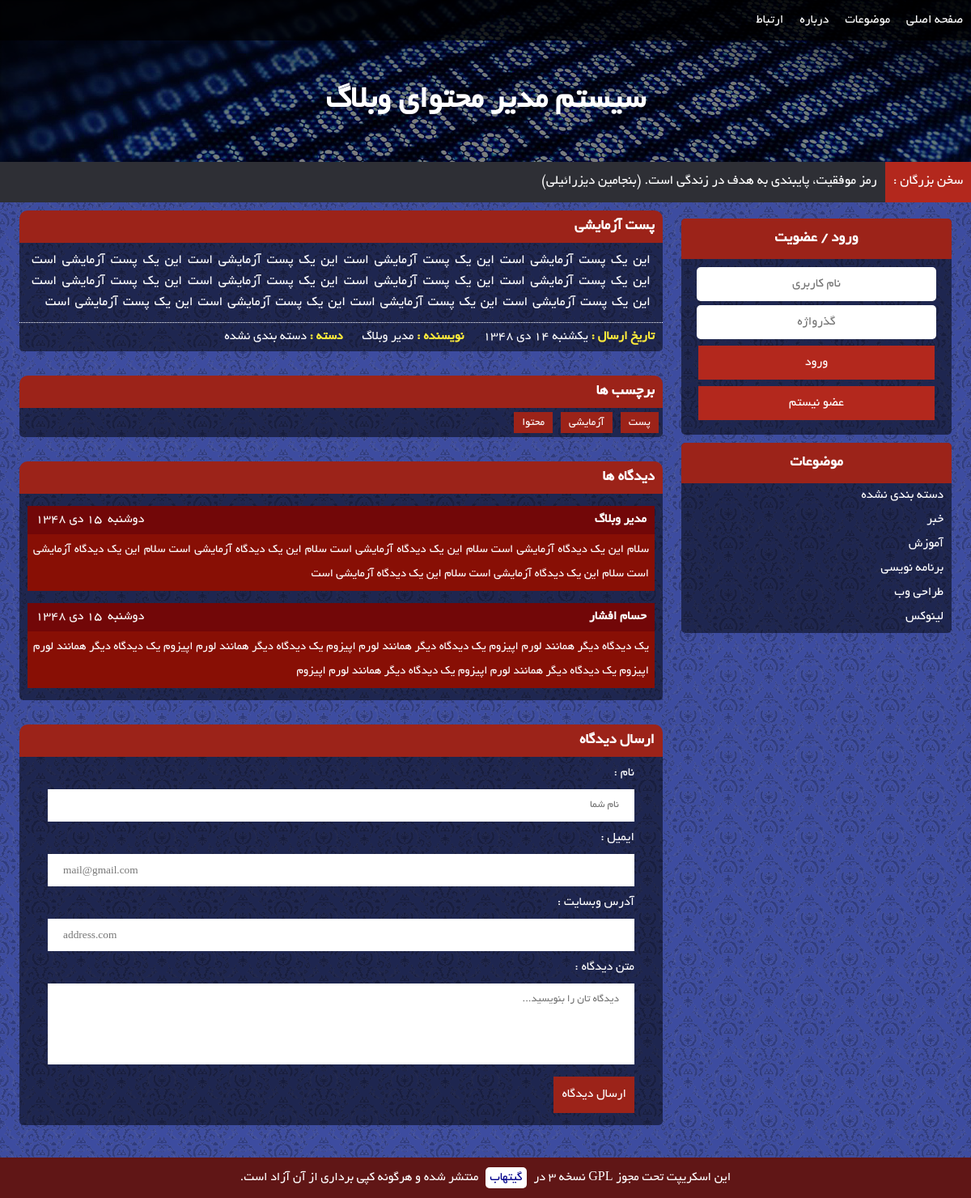
The page /post.php?id=1 on the database its author committed.
### tables this page shows
CREATE TABLE `CATS` (
  `ID` int(10) UNSIGNED NOT NULL,
  `NAME` varchar(30) NOT NULL
);

CREATE TABLE `POSTS` (
  `ID` int(11) UNSIGNED NOT NULL,
  `AUTHOR` int(11) NOT NULL,
  `TITLE` varchar(100) NOT NULL,
  `STEXT` text NOT NULL,
  `FTEXT` text NOT NULL,
  `TYPE` tinyint(1) UNSIGNED ZEROFILL NOT NULL,
  `CAT` int(10) UNSIGNED NOT NULL DEFAULT '0',
  `TIME` int(11) UNSIGNED NOT NULL,
  `TAGS` text NOT NULL,
  `LINK` varchar(30) NOT NULL
);

CREATE TABLE `COMMENTS` (
  `ID` int(10) UNSIGNED NOT NULL,
  `TYPE` tinyint(3) UNSIGNED NOT NULL DEFAULT '0',
  `SENDER` int(10) UNSIGNED NOT NULL DEFAULT '0',
  `POST` int(10) UNSIGNED NOT NULL,
  `NAME` varchar(50) NOT NULL,
  `EMAIL` varchar(60) NOT NULL,
  `WEB` varchar(60) NOT NULL,
  `TXT` text NOT NULL,
  `TIME` int(11) NOT NULL
);

CREATE TABLE `USERS` (
  `ID` int(11) UNSIGNED NOT NULL,
  `USER` varchar(24) NOT NULL,
  `NAME` varchar(24) NOT NULL,
  `PASS` char(32) NOT NULL,
  `EMAIL` varchar(60) NOT NULL,
  `WEB` varchar(60) NOT NULL,
  `GRP` tinyint(1) UNSIGNED ZEROFILL NOT NULL DEFAULT '1'
);

### includes/config.php (called while the page is built)
<?php
	$CONF = array(
		'remoteurl'	=>	'localhost',
		'dbuser'		=>	'root',
		'dbpass'		=>	'123456789',
		'dbname'		=>	'blog',
		'SITE_TITLE'	=>	'سیستم مدیر محتوای وبلاگ',
	);
	$TEXTS = array(
		'بهتر است روی پای خود بمیری تا روی زانو‌هایت زندگی کنی. (رودی)',
		'بر روی زمین چیزی بزرگتر از انسان نیست و در انسان چیزی بزرگتر از فکر او. (همیلتون)',
		'عمر آنقدر کوتاه است که نمی‌ارزد آدم حقیر و کوچک بماند. (دیزرائیلی)',
		'افراد شجاع فرصت می آفرینند .ترسوها و ضعفا منتظر فرصت می نشینند.(گوته)',
		'هر انسانی مرتکب اشتباه می شود ؛اما فقط انسان های احمق اشتباه خود را تکرار می کنند.(سیسرون)',
		'اگر در قدم اول موفقیت نصیب ما می شد، سعی و عمل دیگر معنایی نداشت.(موریس مترلینگ)',
		'کسی که شهامت قبول خطر را نداشته باشد، در زندگی به مقصود نخواهد رسید. (محمد علی كلی)',
		' آدمی ساخته‌ی افکار خویش است فردا همان خواهد شد که امروز می‌اندیشیده است. (مترلینگ)',
		'انسان همان چیزی است که باور دارد. (آنتوان چخوف)',
		'از دست دادن امیدی پوچ و محال، خود موفقیت و پیشرفتی بزرگ است. (شکسپیر)',
		'موفقیت بر روی ستون های شکست شکل می گیرد. (سری چتری)',
		'شکست یک عامل نیروبخش است، نه یک بازدارنده؛ هر شکست بذری از موفقیت در دل دارد. (ناپلئون هیل)',
		'کارایی اساس بقا است، اما لازمه موفقیت ثمربخش بودن است. (جان ماکسول)',
		'هرکس خواهان موفقیت است باید یاد بگیرد که ناکامی جزء حتمی فرایند پیشرفت است. (برادرز)',
		'موفقیت تنها نصیب معدودی می شود و این درحالی است که کثیری از مردم در رویای موفقیت به سر می برند. (جان جانسون)',
		'رمز موفقیت، پایبندی به هدف در زندگی است. (بنجامین دیزرائیلی)',
		'نخستین قانون موفقیت، تمرکز است. (ویلیام ماتیوس)',
		'بزرگ ترین موفقیت عبارت است از اعتماد یا سازش کامل بین اشخاص صمیمی. (رالف والدو امرسون)',
		'اگر کسی استعداد طبیعی داشته باشد بازهم باید برای موفقیت تمرین کند و آماده شود. (جان ماکسول)',
		'موفقیت برای اشخاص کم ظرفیت مقدمه گستاخی است. (مثل ایتالیایی)',
		'از موفقیت دیگران همان اندازه خوشحال باش که از موفقیت خودت خشنود می شوی. (کریستین لارسون)',
		'به یاد داشته باش که برای موفقیت، بیش از هر چیز به اراده و تصمیم نیاز داری. (آبراهام لینکلن)',
		'موفقیت در آرزوها، نسبت مستقیم با قدرت اراده ما دارد. (دیل کارنگی)',
		'به جای اینکه سعی کنید مرد موفقیت باشید، سعی کنید مرد ارزش ها باشید. (آلبرت اینشتین)',
		'هر موفقیت بزرگی نتیجه هزاران تلاش کوچک و عادی است که مورد توجه و ستایش دیگران قرار نمی گیرد. (برایان تریسی)'
	);
?>

### includes/PersianCalendar.php (called while the page is built, shortened)
<?php
function mds_date($format, $when="now", $persianNumber = 0)
{
	$TZhours=0;
	$TZminute=0;
	$result="";
	if($when=="now"){
		$year=date("Y");
		$month=date("m");
		$day=date("d");
		list( $Dyear, $Dmonth, $Dday ) = gregorian_to_mds($year, $month, $day);
		$when=mktime(date("H")+$TZhours,date("i")+$TZminute,date("s"),date("m"),date("d"),date("Y"));
	}else{
		$when+=$TZhours*3600+$TZminute*60;
		$date=date("Y-m-d",$when);
		list( $year, $month, $day ) = preg_split ( '/-/', $date );
		list( $Dyear, $Dmonth, $Dday ) = gregorian_to_mds($year, $month, $day);
		}
	$need= $when;
	$year=date("Y",$need);
	$month=date("m",$need);
	$day=date("d",$need);
	$i=0;
	$subtypetemp="";
	list( $Dyear, $Dmonth, $Dday ) = gregorian_to_mds($year, $month, $day);
	while($i<strlen($format))
	{
		$subtype=substr($format,$i,1);
		switch ($subtype)
		{
			case"F":
				$result.=monthname($Dmonth);
				break;
			case "j":
				$result1=$Dday;
				if($persianNumber==1) $result.=Convertnumber2farsi($result1);
				else $result.=$result1;
				break;
			case "l":
				$result1=date("l",$need);
				if($result1=="Saturday") $result1="&#1588;&#1606;&#1576;&#1607;";
				else if($result1=="Sunday") $result1="&#1610;&#1603;&#1588;&#1606;&#1576;&#1607;";
				else if($result1=="Monday") $result1="&#1583;&#1608;&#1588;&#1606;&#1576;&#1607;";
				$result.=$result1;
				break;
			case "Y":
				$result1=$Dyear;
				if($persianNumber==1) $result.=Convertnumber2farsi($result1);
				else $result.=$result1;
				break;
			default:
				$result.=$subtype;
		}
		$subtypetemp=substr($format,$i,1);
	$i++;
	}
	return $result;
}
function monthname($month)
{
    if($month=="10") return "&#1583;&#1610;";
}
function div($a,$b)
{
    return (int) ($a / $b);
}
function gregorian_to_mds ($g_y, $g_m, $g_d)
{
    $g_days_in_month = array(31, 28, 31, 30, 31, 30, 31, 31, 30, 31, 30, 31);
    $m_days_in_month = array(31, 31, 31, 31, 31, 31, 30, 30, 30, 30, 30, 29);
   $gy = $g_y-1600;
   $gm = $g_m-1;
   $gd = $g_d-1;
   $g_day_no = 365*$gy+div($gy+3,4)-div($gy+99,100)+div($gy+399,400);
   for ($i=0; $i < $gm; ++$i)
      $g_day_no += $g_days_in_month[$i];
   $g_day_no += $gd;
   $m_day_no = $g_day_no-79;
   $j_np = div($m_day_no, 12053);
   $m_day_no = $m_day_no % 12053;
   $jy = 979+33*$j_np+4*div($m_day_no,1461);
   $m_day_no %= 1461;
   if ($m_day_no >= 366) {
      $jy += div($m_day_no-1, 365);
      $m_day_no = ($m_day_no-1)%365;
   }
   for ($i = 0; $i < 11 && $m_day_no >= $m_days_in_month[$i]; ++$i)
      $m_day_no -= $m_days_in_month[$i];
   $jm = $i+1;
   $jd = $m_day_no+1;
   return array($jy, $jm, $jd);
}
?>

### post.php (the view)
<?php
	require_once('includes/functions.php');
	if( !isset($_POST['A']) )
		require_once('header.php');
	if( isset($_GET['id']) && (int)$_GET['id']>0 )
	{
		$POSTID = scape((int)$_GET['id']);
		$GET_POST = $SQL->query("SELECT P.ID,P.TITLE,P.STEXT,P.FTEXT,P.TIME,P.TAGS,U.USER,U.NAME AS AUTHOR,C.ID,C.NAME AS CNAME FROM POSTS AS P, USERS AS U, CATS AS C WHERE P.AUTHOR=U.ID AND P.CAT=C.ID AND P.ID=".$POSTID.";");
		if( $GET_POST!==FALSE AND $GET_POST->num_rows==1 )
		{
			$P = $GET_POST->fetch_assoc();
		?>
			<div class="singlepost">
				<div class="postsec">
					<h3><?php eecho($P['TITLE']); ?></h3>
					<div>
						<p class="post-text"><?php eecho($P['STEXT']); ?></p>
						<div class="postfooter">
							<span><strong>تاریخ ارسال : </strong><?php echo mds_date("l  j F Y",$P['TIME']); ?></span>
							<span><strong>نویسنده : </strong><?php eecho($P['AUTHOR']); ?></span>
							<span><strong>دسته : </strong><?php eecho($P['CNAME']); ?></span>
						</div>
					</div>
				</div>
			<?php if( $P['TAGS']!=='' )
			{	?>
				<div class="tags">
					<h3>برچسب ها</h3>
					<div><ul>
						<?php
							$TAGS = explode('+', $P['TAGS']);
							foreach ($TAGS as $TAG)
							{
								echo '<a href="tags.php?N='.$TAG.'"><li>'.$TAG.'</li></a>';
							}	?>
					</ul></div>
				</div>
	<?php }
			$GET_CMNT = $SQL->query("SELECT C.ID,C.SENDER,C.NAME,C.WEB,C.TXT,C.TIME,U.ID AS UID,U.NAME AS UNAME,U.WEB AS UWEB FROM COMMENTS AS C, USERS AS U WHERE C.SENDER=U.ID AND C.TYPE=1 AND C.POST='".$POSTID."';");
			if( $GET_CMNT!==FALSE AND $GET_CMNT->num_rows>0 ){	?>
				<div class="comments">
					<h3>دیدگاه ها</h3>
					<div>
						<?php while ( $CM=$GET_CMNT->fetch_assoc() ){
							if( $CM['SENDER']!=='0' ){
								$CM['NAME'] = $CM['UNAME'];
								$CM['WEB'] = $CM['UWEB'];
							} ?>
						<div class="cmt" id="cmt<?php echo $CM['']; ?>">
							<div>
								<span><?php echo mds_date("l  j F Y",$CM['TIME']); ?></span>
								<?php
									$cmtname = '<strong>'.htmlentities($CM['NAME']).'</strong>';
									if( !empty($CM['WEB']) )
										$cmtname = '<a href="'.$CM['WEB'].'" target="_blank" rel="nofollow">'.$cmtname.'</a>';
									echo $cmtname;
								?>
							</div>
							<div><?php eecho($CM['TXT']); ?></div>
						</div>
						<?php } ?>
					</div>
				</div>
	<?php } ?>
				<div class="sendcmt">
					<h3>ارسال دیدگاه</h3>
					<div>
						<div>
							<label>نام :</label>
							<input id="name" type="text" placeholder="نام شما" value="" />
						</div>
						<div>
							<label>ایمیل :</label>
							<input id="email" type="text" placeholder="mail@gmail.com" value="" />
						</div>
						<div>
							<label>آدرس وبسایت :</label>
							<input id="website" type="text" placeholder="address.com" value="" />
						</div>
						<div>
							<label>متن دیدگاه :</label>
							<textarea id="comment_text" placeholder="دیدگاه تان را بنویسید..."></textarea>
						</div>
						<div><button>ارسال دیدگاه</button></div>
					</div>
				</div>
			</div>
		<?php
		}
	}
	if( !isset($_POST['A']) )
		require_once('footer.php');
?>

### header.php (shortened to what this page needs)
<!DOCTYPE html>
<html dir="rtl" lang="fa">
<head>
	<link rel="stylesheet" type="text/css" href="lib/main.css" />
</head>
<body>
	<div class="nav">
		<ul>
			<a href="index.php"><li>صفحه اصلی</li></a>
			<a href="cats.php"><li>موضوعات</li></a>
			<a href="posts.php?N=about"><li>درباره</li></a>
			<a href="posts.php?N=contact"><li>ارتباط</li></a>
		</ul>
	</div>
	<div class="header"><span><?php echo $CONF['SITE_TITLE']; ?></span></div>
	<div class="toptext"><span>سخن بزرگان : </span><?php get_text(); ?></div>
	<div class="body">
		<div class="menu">
			<?php if( !logedin() ){ ?><div class="logreg">
				<h3>ورود / عضویت</h3>
				<div>
					<input id="user" type="text" placeholder="نام کاربری" />
					<input id="pass" type="password" placeholder="گذرواژه" />
					<button id="login" onclick="login();">ورود</button>
					<a href="register.php"><button id="login">عضو نیستم</button></a>
				</div>
			</div><?php } ?>
			<div class="cats">
				<h3>موضوعات</h3>
				<ul>
					<?php
						$CATS = $SQL->query('SELECT ID,NAME FROM CATS;');
						while ($CAT=$CATS->fetch_assoc() )
						{
							echo '<a href="cat.php?ID='.$CAT['ID'].'"><li>'.$CAT['NAME'].'</li></a>'.PHP_EOL;
						}
					 ?>
				</ul>
			</div>
		</div>
		<div class="main">

### includes/functions.php (shortened to what this page needs)
<?php
	require_once('config.php');
	require_once("PersianCalendar.php");
	$SQL = new mysqli($CONF['remoteurl'],$CONF['dbuser'],$CONF['dbpass'],$CONF['dbname']);
	$SQL->set_charset("utf8");
	function scape($str)
	{
		global $SQL;
		return $SQL->real_escape_string($str);
	}
	function logedin(){
		return false;
	}
	function get_text(){
		global $TEXTS;
		echo $TEXTS[ rand(0,count($TEXTS)-1) ];
	}
	function eecho($str){
		echo htmlentities($str);
	}
 ?>

### rows shown on the page
cats: NAME "دسته بندی نشده"
cats: NAME "خبر"
cats: NAME "آموزش"
cats: NAME "برنامه نویسی"
cats: NAME "طراحی وب"
cats: NAME "لینوکس"
posts: TITLE "پست آزمایشی این یک پست آزمایشی است این یک پست آزمایشی است این یک پست آزمایشی است این یک پست آزمایشی است این یک پست آزمایشی است این یک پست آزمایشی است این یک پست آزمایشی است این یک پست آزمایشی است این یک پست آزمایشی است این یک پست آزمایشی است این یک پست آزمایشی است این یک پست آزمایشی است مدیر وبلاگ دسته بندی نشده", TIME "يكشنبه 14 دي 1348", TAGS "پست", TAGS "آزمایشی", TAGS "محتوا"
comments: TIME "دوشنبه 15 دي 1348", users.NAME "مدیر وبلاگ", TXT "سلام این یک دیدگاه آزمایشی است سلام این یک دیدگاه آزمایشی است سلام این یک دیدگاه آزمایشی است سلام این یک دیدگاه آزمایشی است سلام این یک دیدگاه آزمایشی است سلام این یک دیدگاه آزمایشی است"
comments: TIME "دوشنبه 15 دي 1348", NAME "حسام افشار", TXT "یک دیدگاه دیگر همانند لورم اپیزوم یک دیدگاه دیگر همانند لورم اپیزوم یک دیدگاه دیگر همانند لورم اپیزوم یک دیدگاه دیگر همانند لورم اپیزوم یک دیدگاه دیگر همانند لورم اپیزوم یک دیدگاه دیگر همانند لورم اپیزوم"

### other values the page prints
$CONF['SITE_TITLE'] "سیستم مدیر محتوای وبلاگ"
